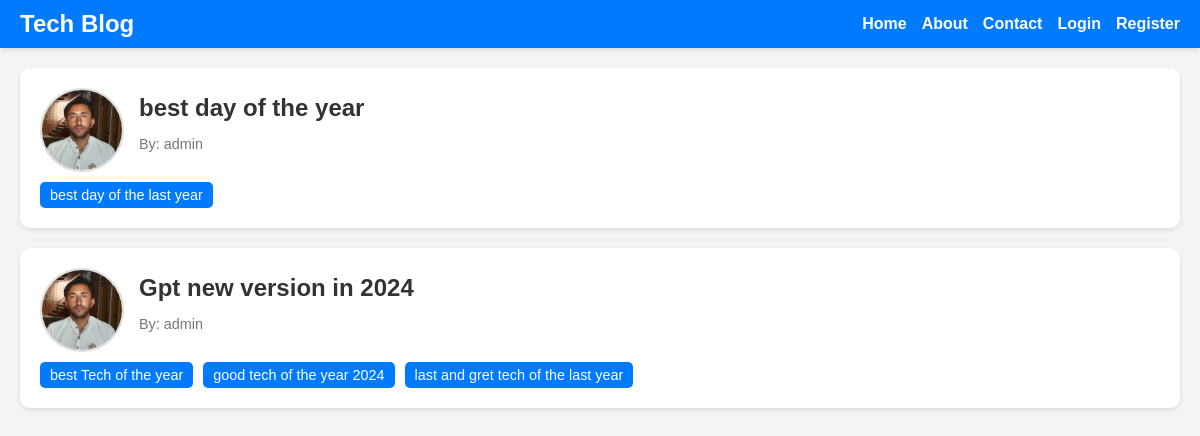
The page / on the database its author committed.
### app/models.py (models this page shows, shortened)
class Blog(models.Model):
    user = models.ForeignKey(User,on_delete=models.CASCADE)
    title = models.CharField(max_length=200, unique=True)
    content = models.TextField()
    blog_image = models.ImageField(upload_to='blog_images/',blank=True)
    video_url = models.CharField(max_length=233,blank=True, unique=True)
    tags = models.ManyToManyField('Tag')
    created_at = models.DateTimeField(auto_now_add=True)
    updated_at  = models.DateTimeField(auto_now=True)

class Tag(models.Model):
    title = models.CharField(max_length=200)

### accounts/models.py (models this page shows, shortened)
class UserProfile(models.Model):
    user = models.OneToOneField(User,on_delete=models.CASCADE)
    bio = models.TextField(blank=True)
    address = models.CharField(max_length=200,blank=True)
    profile_pic = models.ImageField(upload_to='profile_pics/',blank=True)

### app/views.py (the view)
# urls.py: path('',views.index, name='index'),
def index(request):
    blog = models.Blog.objects.all()
    context = {
        'blogs':blog
    }
    return render(request,'index.html',context)

### templates/index.html (shortened to what this page needs)
<!DOCTYPE html>
<html lang="en">
<head>
</head>
<body>
    <div class="header">
        <div class="logo">Tech Blog</div>
        <nav class="nav">
            <a href="/">Home</a>
            <a href="/about/">About</a>
            <a href="/contact/">Contact</a>
            <a href="/login/">Login</a>
            <a href="/register/">Register</a>
        </nav>
    </div>
    <div class="container">
        {% for blog in blogs %}
        <div class="blog-card">
            <div class="blog-header">
                <img src="{{ blog.user.userprofile.profile_pic.url }}" class="profile" alt="Author Picture">
                <div>
                    <h1 class="blog-title">{{ blog.title }}</h1>
                    <p class="blog-author">By: {{ blog.user }}</p>
                </div>
            </div>
            <div class="tags">
                {% for tag in blog.tags.all %}
                <span class="tag">{{ tag.title }}</span>
                {% endfor %}
            </div>
        </div>
        {% endfor %}
    </div>
</body>
</html>

### templates/index.html (style rules this page uses)
body { font-family: Arial, sans-serif; background-color: #f4f4f4; margin: 0; padding: 0; }
.header { background-color: #007bff; color: #fff; padding: 10px 20px; display: flex; justify-content: space-between; align-items: center; box-shadow: 0 2px 5px rgba(0, 0, 0, 0.1); }
.logo { font-size: 1.5em; font-weight: bold; }
.nav { display: flex; gap: 15px; }
.nav a { color: #fff; text-decoration: none; font-weight: bold; font-size: 1em; }
.container { max-width: 1200px; margin: auto; padding: 20px; }
.blog-card { background-color: #fff; margin-bottom: 20px; border-radius: 10px; box-shadow: 0 2px 5px rgba(0, 0, 0, 0.1); overflow: hidden; padding: 20px; }
.blog-header { display: flex; align-items: center; }
.profile { width: 80px; height: 80px; border-radius: 50%; object-fit: cover; margin-right: 15px; border: 2px solid #ddd; }
.blog-title { margin: 0; font-size: 1.5em; color: #333; }
.blog-author { font-size: 0.9em; color: #777; }
.tags { margin-top: 10px; display: flex; flex-wrap: wrap; gap: 10px; }
.tag { background-color: #007bff; color: #fff; padding: 5px 10px; border-radius: 5px; font-size: 0.9em; }

### rows shown on the page
Blog: user.userprofile.profile_pic (picture), title "best day of the year", user "admin"
Tag: title "best day of the last year"
Blog: user.userprofile.profile_pic (picture), title "Gpt new version in 2024", user "admin"
Tag: title "best Tech of the year"
Tag: title "good tech of the year 2024"
Tag: title "last and gret tech of the last year"
